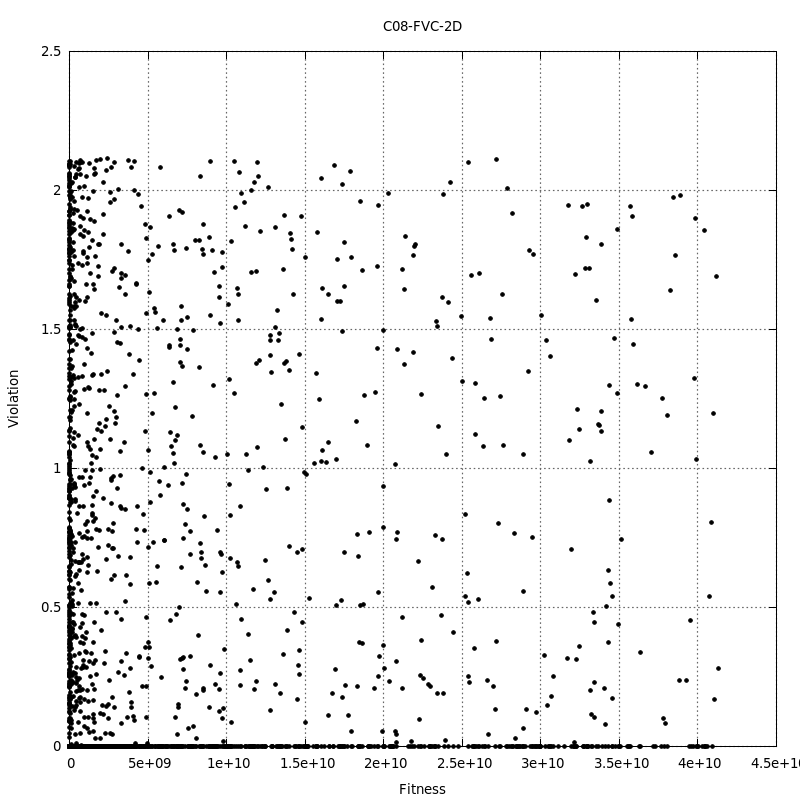

Write gnuplot code to recreate this figure.
set terminal pngcairo size 800,800 enhanced font 'Verdana,10'
set output "2DFVC.png"
set title "C08-FVC-2D"
#
set xlabel "Fitness"
set ylabel "Violation"
set grid ytics lt 0 lw 2 lc rgb "#666666"
set grid xtics lt 0 lw 2 lc rgb "#666666"
#
plot "data/2DFVC.dat" using 1:2 title '' pt 7 ps 0.6 lt 0
